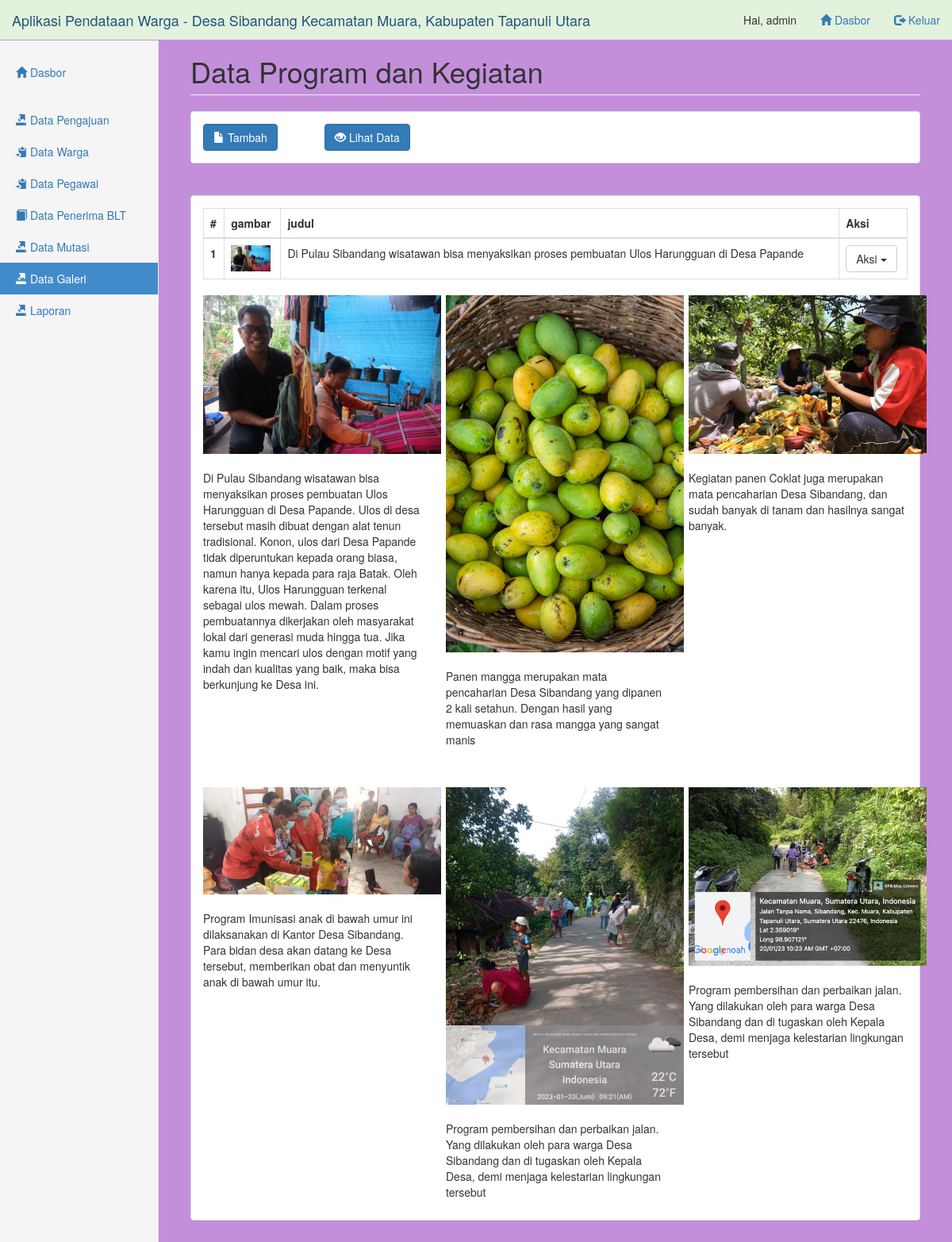
The page /pages/galeri/index.php (signed in) on the database its author committed.
### tables this page shows
CREATE TABLE `galeri` (
  `id_galeri` int NOT NULL,
  `path_galeri` varchar(100) NOT NULL,
  `judul_galeri` varchar(255) NOT NULL,
  `caption_galeri` text NOT NULL,
  `tautan_galeri` varchar(100) DEFAULT NULL,
  `id_user` int NOT NULL
);

### pages/galeri/data-index.php (called while the page is built)
<?php
include('../../config/koneksi.php');
$query = "SELECT * FROM galeri";
$hasil = mysqli_query($db, $query);
$data_galeri = array();
while ($row = mysqli_fetch_assoc($hasil)) {
  $data_galeri[] = $row;
}

### pages/galeri/index.php (the view, shortened to what this page needs)
<?php include('../_partials/top.php') ?>
<h1 class="page-header">Data Program dan Kegiatan</h1>
<?php include('_partials/menu.php') ?>
<?php include('data-index.php') ?>
<div class="panel panel-default">
    <div class="panel-body">
        <table class="table table-bordered">
            <thead>
                <tr>
                    <th scope="col">#</th>
                    <th scope="col">gambar</th>
                    <th scope="col">judul</th>
                    <th scope="col">Aksi</th>
                </tr>
            </thead>
            <tbody>
                <?php $nomor = 1; ?>
                <?php foreach ($data_galeri as $galeri) : ?>
                    <tr>
                        <th scope="row"><?= $nomor ?></th>
                        <td><img src="../../assets/upload/<?= $galeri['path_galeri'] ?>" alt="<?= $galeri['judul_galeri']?>" width="50"></td>
                        <td><?= $galeri['judul_galeri']?></td>
                        <td>
                            <div class="btn-group">
                                <button type="button" class="btn btn-default dropdown-toggle" data-toggle="dropdown" aria-haspopup="true" aria-expanded="false">
                                    Aksi <span class="caret"></span>
                                </button>
                            </div>
                        </td>
                    </tr>
                <?php $nomor++; endforeach ?>
            </tbody>
        </table>
        <div class="row">
            <div class="col-lg-4 col-xl-4 col-md-6 col-sm-12">
                <img src="img/a2.jpeg" class="img-fluid" style="width:300px;">
                <p class="m-3 shadow-lg">
                    <br>
                    Di Pulau Sibandang wisatawan bisa menyaksikan proses pembuatan Ulos Harungguan di Desa Papande. Ulos di desa tersebut masih dibuat dengan alat tenun tradisional. Konon, ulos dari Desa Papande tidak diperuntukan kepada orang biasa, namun hanya kepada para raja Batak. Oleh karena itu, Ulos Harungguan terkenal sebagai ulos mewah. Dalam proses pembuatannya dikerjakan oleh masyarakat lokal dari generasi muda hingga tua. Jika kamu ingin mencari ulos dengan motif yang indah dan kualitas yang baik, maka bisa berkunjung ke Desa ini.
                </p>
            </div>
            <div class="col-lg-4 col-xl-4 col-md-6 col-sm-12">
                <img src="img/a3.jpeg" class="img-fluid" style="width:300px;">
                <p>
                    <br>
                    Panen mangga merupakan mata pencaharian Desa Sibandang yang dipanen 2 kali setahun. Dengan hasil yang memuaskan dan rasa mangga yang sangat manis
                </p>
            </div>
            <div class="col-lg-4 col-xl-4 col-md-6 col-sm-12">
                <img src="img/a4.jpeg" class="img-fluid" style="width:300px;">
                <p>
                    <br>
                    Kegiatan panen Coklat juga merupakan mata pencaharian Desa Sibandang, dan sudah banyak di tanam dan hasilnya sangat banyak.
                </p>
            </div>
        </div>
        <br><br>
        <div class="row">
            <div class="col-lg-4 col-xl-4 col-md-6 col-sm-12">
                <img src="img/a8.jpeg" class="img-fluid" style="width:300px;">
                <p>
                    <br>
                    Program Imunisasi anak di bawah umur ini dilaksanakan di Kantor Desa Sibandang. Para bidan desa akan datang ke Desa tersebut, memberikan obat dan menyuntik anak di bawah umur itu.
                </p>
            </div>
            <div class="col-lg-4 col-xl-4 col-md-6 col-sm-12">
                <img src="img/a6.jpeg" class="img-fluid" style="width:300px;">
                <p>
                    <br>
                    Program pembersihan dan perbaikan jalan. Yang dilakukan oleh para warga Desa Sibandang dan di tugaskan oleh Kepala Desa, demi menjaga kelestarian lingkungan tersebut
                </p>
            </div>
            <div class="col-lg-4 col-xl-4 col-md-6 col-sm-12">
                <img src="img/a7.jpeg" class="img-fluid" style="width:300px;">
                <p>
                    <br>
                    Program pembersihan dan perbaikan jalan. Yang dilakukan oleh para warga Desa Sibandang dan di tugaskan oleh Kepala Desa, demi menjaga kelestarian lingkungan tersebut
                </p>
            </div>
        </div>
    </div>
</div>
<br><br>
<?php include('../_partials/bottom.php') ?>

### pages/_partials/top.php (shortened to what this page needs)
<!DOCTYPE html>
<html lang="en">
<head>
    <link href="../../assets/css/bootstrap.min.css" rel="stylesheet">
    <link href="../../assets/css/dataTables.bootstrap.min.css" rel="stylesheet">
    <link href="../../assets/css/dashboard.css" rel="stylesheet">
    <link href="../../assets/css/daterangepicker.css" rel="stylesheet">
    <link href="../../assets/lib/lightbox/css/lightbox.min.css" rel="stylesheet">
    <link rel="stylesheet" href="../../assets/css/bootstrap-select.min.css">
</head>
<body>
    <?php include('../_partials/navbar.php') ?>
    <div class="container-fluid" style="background-color: #c38fdb;">
        <div class="row">
            <div class="col-sm-3 col-md-2 sidebar">
                <?php include('../_partials/sidebar.php') ?>
            </div>
            <div class="col-sm-9 col-sm-offset-3 col-md-10 col-md-offset-2 main">

### pages/_partials/navbar.php (shortened to what this page needs)
<nav class="navbar navbar-dark navbar-fixed-top" style="background-color: #e3f2dd;">
  <div class="container-fluid">
    <div class="navbar-header">
      <a class="navbar-brand" href="../dasbor">Aplikasi Pendataan Warga - Desa Sibandang Kecamatan Muara, Kabupaten Tapanuli Utara</a>
    </div>
    <div id="navbar" class="navbar-collapse collapse">
      <ul class="nav navbar-nav navbar-right">
        <p class="navbar-text">Hai, <?php echo $_SESSION['user']['nama_user'] ?></p>
        <li><a href="../dasbor"><i class="glyphicon glyphicon-home"></i> Dasbor</a></li>
        <li><a href="../login/logout.php"><i class="glyphicon glyphicon-log-out"></i> Keluar</a></li>
      </ul>
    </div>
  </div>
</nav>

### pages/_partials/sidebar.php (shortened to what this page needs)
<?php
function is_active($page)
{
    $uri = "$_SERVER[REQUEST_URI]";
    if (strpos($uri, $page)) {
        echo 'active';
    }
}
?>
<ul class="nav nav-sidebar">
    <li class="<?php is_active('dasbor'); ?>">
        <a href="../dasbor"><i class="glyphicon glyphicon-home"></i> Dasbor</a>
    </li>
</ul>
<ul class="nav nav-sidebar">
    <li class="<?php is_active('pengajuan'); ?>">
        <a href="../pengajuan"><i class="glyphicon glyphicon-export"></i> Data Pengajuan</a>
    </li>
    <li class="<?php is_active('warga'); ?>">
        <a href="../warga"><i class="glyphicon glyphicon-copy"></i> Data Warga</a>
    </li>
    <li class="<?php is_active('pegawai'); ?>">
        <a href="../pegawai"><i class="glyphicon glyphicon-copy"></i> Data Pegawai</a>
    </li>
    <li class="<?php is_active('blt'); ?>">
        <a href="../blt"><i class="glyphicon glyphicon-book"></i> Data Penerima BLT</a>
    </li>
    <li class="<?php is_active('mutasi'); ?>">
        <a href="../mutasi"><i class="glyphicon glyphicon-export"></i> Data Mutasi</a>
    </li>
    <li class="<?php is_active('galeri'); ?>">
        <a href="../galeri"><i class="glyphicon glyphicon-export"></i> Data Galeri</a>
    </li>
    <li class="<?php is_active('laporan'); ?>">
        <a href="../laporan"><i class="glyphicon glyphicon-export"></i> Laporan</a>
    </li>
</ul>

### pages/galeri/_partials/menu.php
<div class="panel panel-default">
  <div class="panel-body">
    <div class="row">
      <div class="col-md-2">
        <a href="create.php" class="btn btn-primary">
          <i class="glyphicon glyphicon-file"></i> Tambah
        </a>
      </div>
      <div class="col-md-2">
        <a href="index.php" class="btn btn-primary">
          <i class="glyphicon glyphicon-eye-open"></i> Lihat Data
        </a>
      </div>
    </div>
  </div>
</div>
<br>

### pages/_partials/bottom.php (shortened to what this page needs)
        </div>
      </div>
    </div>
  </body>
</html>

### assets/css/dashboard.css (style rules this page uses)
body { padding-top: 50px; }
.navbar-fixed-top { border: 0; }
.sidebar { display: none; }
@media (min-width: 768px) { .sidebar { position: fixed; top: 51px; bottom: 0; left: 0; z-index: 1000; display: block; padding: 20px; overflow-x: hidden; overflow-y: auto; background-color: #f5f5f5; border-right: 1px solid #eee; } }
.nav-sidebar { margin-right: -21px; margin-bottom: 20px; margin-left: -20px; }
.nav-sidebar > li > a { padding-right: 20px; padding-left: 20px; }
.nav-sidebar > .active > a, .nav-sidebar > .active > a:hover, .nav-sidebar > .active > a:focus { color: #fff; background-color: #428bca; }
.main { padding: 20px; }
@media (min-width: 768px) { .main { padding-right: 40px; padding-left: 40px; } }
.main .page-header { margin-top: 0; }

### rows shown on the page
galeri: path_galeri (picture), judul_galeri "Di Pulau Sibandang wisatawan bisa menyaksikan proses pembuatan Ulos Harungguan di Desa Papande"

### other values the page prints
$_SESSION['user']['nama_user'] "admin"
